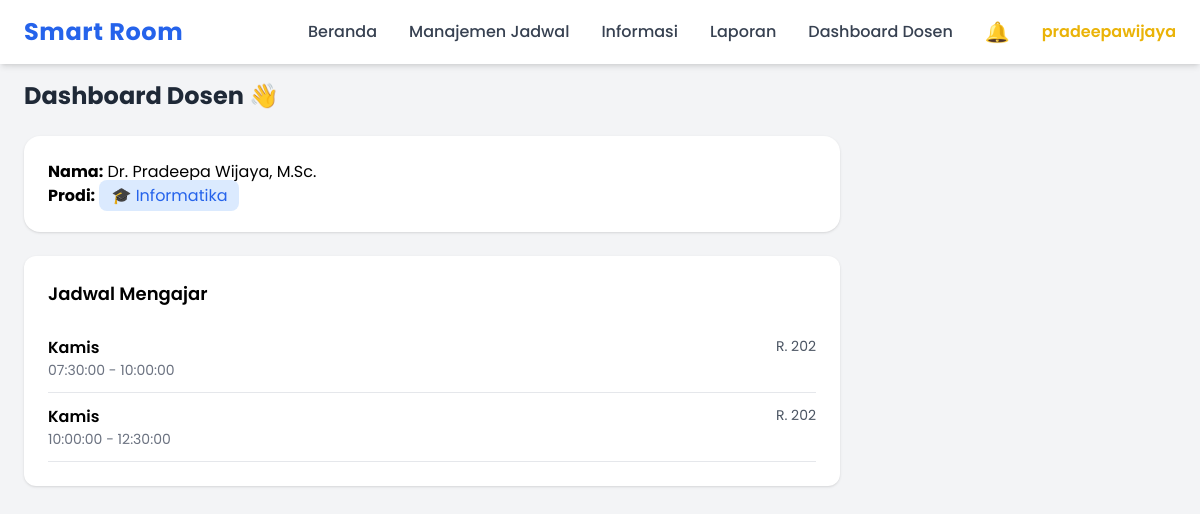
Page /index.php?menu=dashboard_dosen (signed in) on the committed database.
### tables this page shows
CREATE TABLE `dosen` (
  `id_dosen` int(11) NOT NULL,
  `id_user` int(11) DEFAULT NULL,
  `id_prodi` int(11) DEFAULT NULL,
  `nidn` varchar(20) DEFAULT NULL,
  `nama_dosen` varchar(100) DEFAULT NULL,
  `email` varchar(100) DEFAULT NULL
);

CREATE TABLE `prodi` (
  `id_prodi` int(11) NOT NULL,
  `id_fakultas` int(11) DEFAULT NULL,
  `nama_prodi` varchar(100) NOT NULL
);

CREATE TABLE `jadwal` (
  `id_jadwal` int(11) NOT NULL,
  `id_mk_prodi` int(11) DEFAULT NULL,
  `id_dosen` int(11) DEFAULT NULL,
  `id_ruangan` int(11) DEFAULT NULL,
  `id_kelas` int(11) DEFAULT NULL,
  `id_tahun_ajar` int(11) DEFAULT NULL,
  `hari` varchar(20) DEFAULT NULL,
  `jam_mulai` time DEFAULT NULL,
  `jam_selesai` time DEFAULT NULL
);

CREATE TABLE `ruangan` (
  `id_ruangan` int(11) NOT NULL,
  `id_gedung` int(11) DEFAULT NULL,
  `nama_ruangan` varchar(50) DEFAULT NULL,
  `kapasitas` int(11) DEFAULT NULL,
  `lantai` int(11) NOT NULL DEFAULT 1
);

### dosen/dashboard.php (the view, shortened to what this page needs)
<?php
include "config/koneksi.php";
$id_user = $_SESSION['id_user'];
$dosen = $conn->query("
    SELECT d.*, p.nama_prodi
    FROM dosen d
    LEFT JOIN prodi p ON d.id_prodi = p.id_prodi
    WHERE d.id_user = '$id_user'
")->fetch_assoc();
$id_dosen = $dosen['id_dosen'] ?? 0;
$jadwal = $conn->query("
    SELECT j.*, r.nama_ruangan
    FROM jadwal j
    LEFT JOIN ruangan r ON j.id_ruangan = r.id_ruangan
    WHERE j.id_dosen = '$id_dosen'
    ORDER BY j.hari, j.jam_mulai
    LIMIT 5
");
?>
<div class="space-y-6">
<h2 class="text-2xl font-bold mb-6 text-gray-800">
Dashboard Dosen 👋
</h2>
<div class="bg-white p-6 rounded-2xl shadow">
    <p><b>Nama:</b> <?= $dosen['nama_dosen']; ?></p>
    <p>
        <b>Prodi:</b>
        <span class="bg-blue-100 text-blue-600 px-3 py-1 rounded-lg">
            🎓 <?= $dosen['nama_prodi']; ?>
        </span>
    </p>
</div>
<div class="bg-white p-6 rounded-xl shadow">
<h3 class="text-lg font-semibold mb-4">Jadwal Mengajar</h3>
<?php if($jadwal->num_rows > 0){
    while($j = $jadwal->fetch_assoc()){ ?>
<div class="border-b py-3 flex justify-between">
    <div>
        <p class="font-semibold">
            <?= $j['hari']; ?>
        </p>
        <p class="text-sm text-gray-500">
            <?= $j['jam_mulai']; ?> - <?= $j['jam_selesai']; ?>
        </p>
    </div>
    <div class="text-sm text-gray-600">
        <?= $j['nama_ruangan']; ?>
    </div>
</div>
<?php } } else { ?>
<p class="text-gray-500">Belum ada jadwal</p>
<?php } ?>
</div>

### index.php (style rules this page uses)
body { font-family:'Poppins',sans-serif; }

### rows in the picture
dosen: nama_dosen "Dr. Pradeepa Wijaya, M.Sc.", id_prodi.nama_prodi "Informatika"
jadwal: hari "Kamis", jam_mulai "07:30:00", jam_selesai "10:00:00", id_ruangan.nama_ruangan "R. 202"
jadwal: hari "Kamis", jam_mulai "10:00:00", jam_selesai "12:30:00", id_ruangan.nama_ruangan "R. 202"

### other values in the picture
$_SESSION['username'] "pradeepawijaya"
